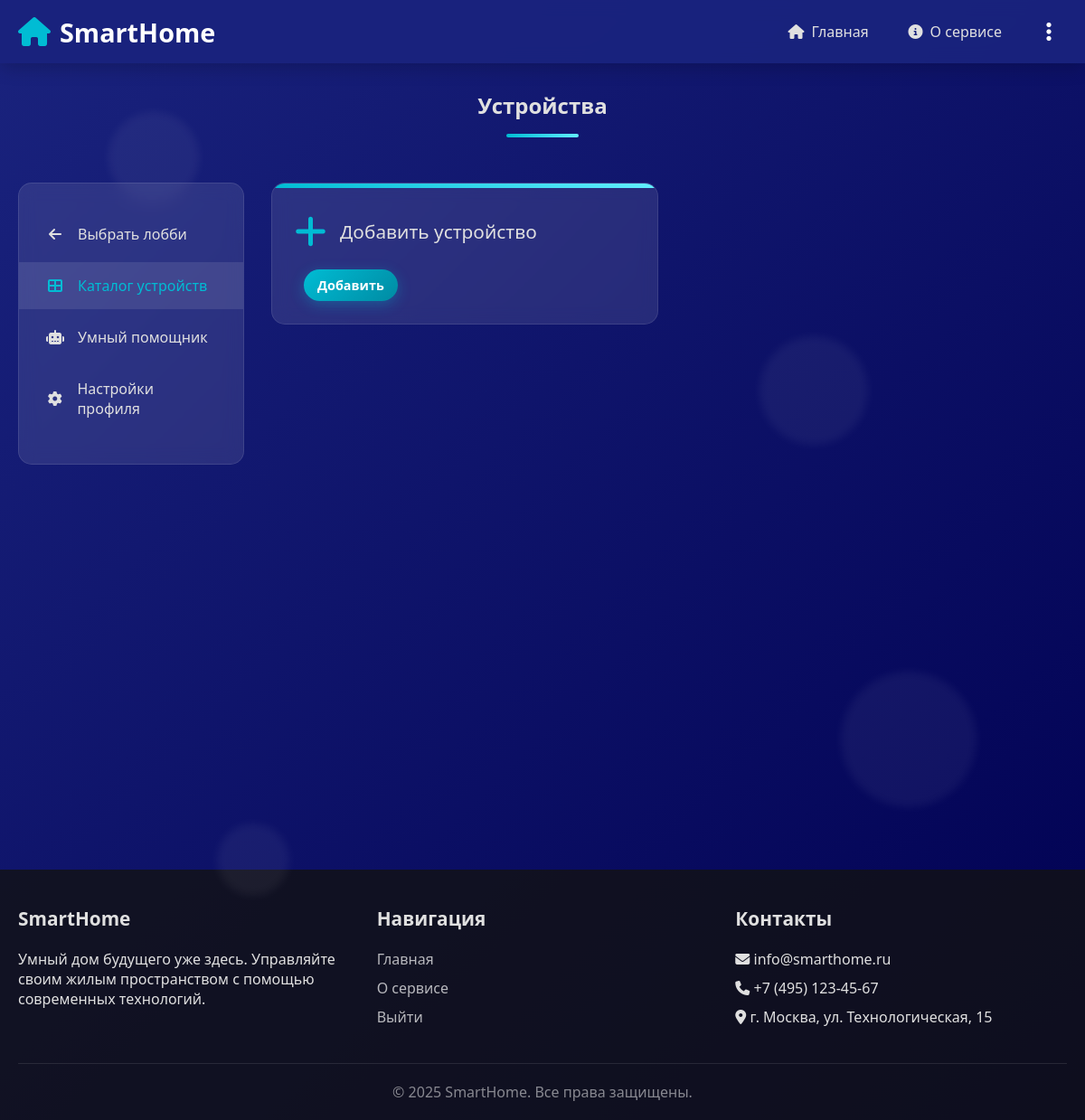
/lobby/2/ (signed in), run on an earlier commit of the app's database.
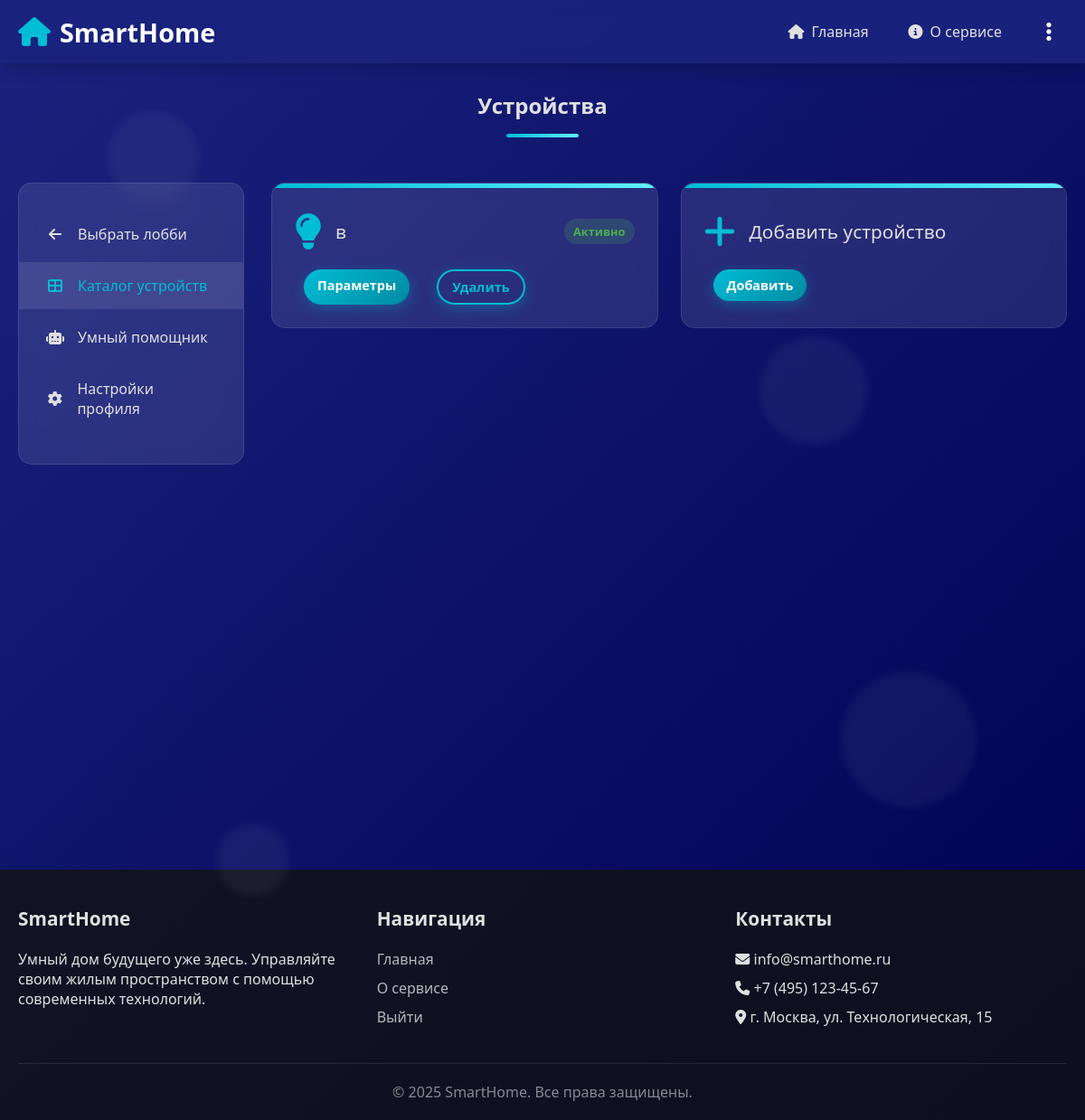
And on a later commit of the database.
### core/models.py (models this page shows, shortened)
class Device(models.Model):
    DEVICE_TYPES = [
        ("kettle", "Чайник"),
        ("thermometer", "Термометр"),
        ("lamp", "Лампочка"),
    ]
    lobby = models.ForeignKey(Lobby, on_delete=models.CASCADE, related_name="devices")
    name = models.CharField(max_length=100)
    device_type = models.CharField(max_length=20, choices=DEVICE_TYPES)
    created_at = models.DateTimeField(default=timezone.now)
    is_active = models.BooleanField(default=True)
    access_roles = models.CharField(
        max_length=100,
        default="owner,admin,member"
    )

### core/views.py (the view)
# urls.py: path("lobby/<int:lobby_id>/", views.lobby_detail, name="lobby_detail"),
@login_required
def lobby_detail(request, lobby_id):
    lobby = get_object_or_404(Lobby, id=lobby_id)
    membership = LobbyMembership.objects.filter(user=request.user, lobby=lobby).first()
    if not membership:
        membership = LobbyMembership.objects.create(user=request.user, lobby=lobby, role="guest")
    devices = lobby.devices.all()
    return render(request, "core/lobby_detail.html", {
        "lobby": lobby,
        "devices": devices,
        "user_role": membership.role,   # 👈 чтобы в шаблоне можно было скрывать кнопки
    })

### core/templates/core/lobby_detail.html (shortened to what this page needs)
{% extends "core/base.html" %}
{% block content %}
<section class="account">
    <div class="container">
        <h2 class="section-title">Устройства</h2>
        <div class="account-container">
            <div class="sidebar">
                <ul class="sidebar-nav">
                    <li><a href="{% url 'lobby' %}"><i class="fas fa-arrow-left"></i> Выбрать лобби</a></li>
                    <li><a href="#" class="active"><i class="fas fa-th-large"></i> Каталог устройств</a></li>
                    <li><a href="{% url 'assistant' %}"><i class="fas fa-robot"></i> Умный помощник</a></li>
                    <li><a href="{% url 'settings' %}"><i class="fas fa-cog"></i> Настройки профиля</a></li>
                </ul>
            </div>
            <div class="account-content">
                <div class="devices-grid">
                    {% for device in devices %}
                    <div class="device-card">
                        <div class="device-header">
                            <div class="device-icon">
                                {% if device.device_type == "lamp" %}
                                    <i class="fas fa-lightbulb"></i>
                                {% elif device.device_type == "kettle" %}
                                    <i class="fas fa-mug-hot"></i>
                                {% elif device.device_type == "thermometer" %}
                                    <i class="fas fa-thermometer-half"></i>
                                {% endif %}
                            </div>
                            <div class="device-title">{{ device.name }}</div>
                            {% if not lobby.is_active %}
                                <div class="device-status status-offline">Неактивно</div>
                            {% else %}
                                <div class="device-status status-online">Активно</div>
                            {% endif %}
                        </div>
                        <div class="device-actions">
                            {% if not lobby.is_active %}
                                <a class="btn btn-small btn-outline">Неактивно</a>
                            {% else %}
                                <a href="{% url 'device_detail' lobby.id device.id %}" class="btn btn-small">Параметры</a>
                            {% endif %}
                            {% if user_role in "owner,admin" %}
                                <a href="{% url 'device_delete' lobby.id device.id %}" class="btn btn-small btn-outline">Удалить</a>
                            {% endif %}
                        </div>
                    </div>
                    {% endfor %}
                    {% if user_role != "guest" %}
                    <div class="device-card add-device-card">
                        <div class="device-header">
                            <div class="device-icon">
                                <i class="fas fa-plus"></i>
                            </div>
                            <div class="device-title">Добавить устройство</div>
                        </div>
                        <div class="device-actions">
                            <a href="{% url 'device_add' lobby.id %}" class="btn btn-small">Добавить</a>
                        </div>
                    </div>
                    {% endif %}
                </div>
            </div>
        </div>
    </div>
</section>
{% endblock %}

What changed in the data, as far as the page shows it:
added Device: device_type "lamp" (drawn), name "в"
